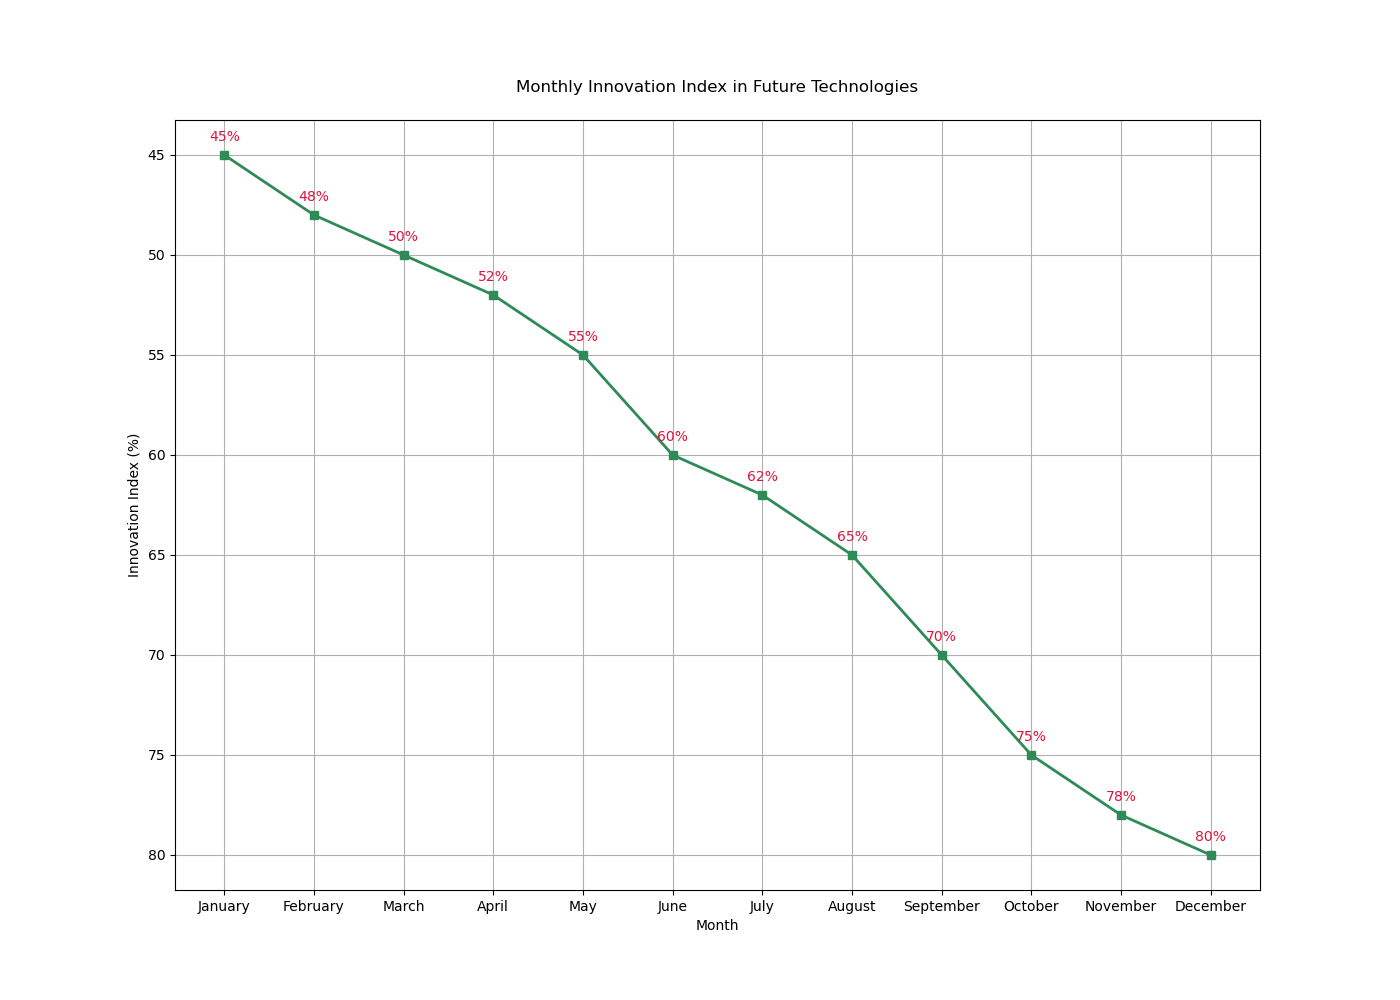

Reproduce this figure in Python.

import matplotlib.pyplot as plt

# Data
months = [
    "January", "February", "March", "April", "May", "June",
    "July", "August", "September", "October", "November", "December"
]
innovation_index = [
    45, 48, 50, 52, 55, 60, 62, 65, 70, 75, 78, 80
]

# Create the plot
plt.figure(figsize=(14, 10))  # Change the size of the chart
plt.plot(months, innovation_index, marker='s', color="#2E8B57", linewidth=2)  # Change color and add markers

# Annotations
for i, index in enumerate(innovation_index):
    plt.annotate(f"{index}%", (months[i], index), textcoords="offset points", xytext=(0, 10),
                 ha='center', color="#DC143C")

# Improve the visual appeal with labels, title, and grid
plt.xlabel('Month')
plt.ylabel('Innovation Index (%)')
plt.title('Monthly Innovation Index in Future Technologies', pad=20)
plt.grid(True)
plt.gca().invert_yaxis()  # Invert the y-axis

# Show the plot
plt.show()
